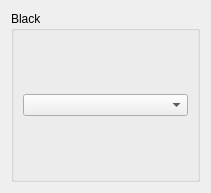
<?xml version="1.0" encoding="UTF-8"?>
<ui version="4.0">
 <class>PlayerWidget</class>
 <widget class="QWidget" name="PlayerWidget">
  <property name="geometry">
   <rect>
    <x>0</x>
    <y>0</y>
    <width>211</width>
    <height>193</height>
   </rect>
  </property>
  <property name="sizePolicy">
   <sizepolicy hsizetype="MinimumExpanding" vsizetype="MinimumExpanding">
    <horstretch>0</horstretch>
    <verstretch>0</verstretch>
   </sizepolicy>
  </property>
  <property name="windowTitle">
   <string>Form</string>
  </property>
  <layout class="QVBoxLayout" name="verticalLayout_2">
   <item>
    <widget class="QGroupBox" name="playerGroupBox">
     <property name="sizePolicy">
      <sizepolicy hsizetype="MinimumExpanding" vsizetype="MinimumExpanding">
       <horstretch>0</horstretch>
       <verstretch>0</verstretch>
      </sizepolicy>
     </property>
     <property name="title">
      <string>Black</string>
     </property>
     <property name="alignment">
      <set>Qt::AlignLeading|Qt::AlignLeft|Qt::AlignTop</set>
     </property>
     <layout class="QVBoxLayout" name="verticalLayout_3">
      <item>
       <layout class="QVBoxLayout" name="verticalLayout">
        <property name="sizeConstraint">
         <enum>QLayout::SetMinimumSize</enum>
        </property>
        <item>
         <widget class="QComboBox" name="playerComboBox">
          <property name="sizeAdjustPolicy">
           <enum>QComboBox::AdjustToContents</enum>
          </property>
         </widget>
        </item>
       </layout>
      </item>
     </layout>
    </widget>
   </item>
  </layout>
 </widget>
 <resources/>
 <connections/>
</ui>
